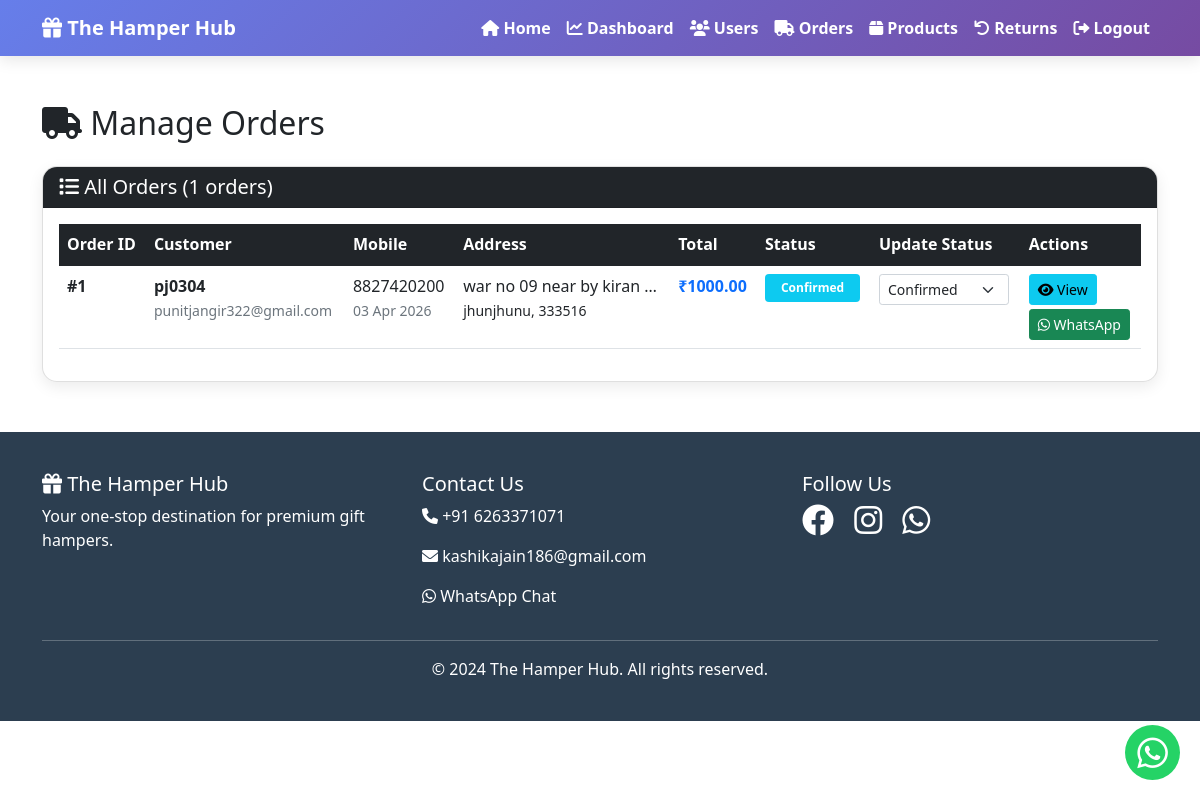
Screenshot of /admin-orders/ (signed in) with the database file from the repository.
### gift/models.py (models this page shows, shortened)
class Order(models.Model):
    STATUS_CHOICES = [
        ('pending', 'Pending'),
        ('confirmed', 'Confirmed'),
        ('shipped', 'Shipped'),
        ('delivered', 'Delivered'),
        ('cancelled', 'Cancelled'),
    ]
    user = models.ForeignKey(CustomUser, on_delete=models.CASCADE, related_name='orders')
    full_name = models.CharField(max_length=200)
    email = models.EmailField()
    mobile = models.CharField(max_length=15)
    address = models.TextField()
    city = models.CharField(max_length=100)
    pincode = models.CharField(max_length=10)
    total_amount = models.DecimalField(max_digits=10, decimal_places=2)
    status = models.CharField(max_length=20, choices=STATUS_CHOICES, default='pending')
    created_at = models.DateTimeField(auto_now_add=True)
    updated_at = models.DateTimeField(auto_now=True)

### gift/views.py (the view)
# urls.py: path('admin-orders/', views.admin_orders, name='admin_orders'),
@staff_member_required
def admin_orders(request):
    orders = Order.objects.all().order_by('-created_at')
    return render(request, 'gift/admin_orders.html', {'orders': orders})

### gift/templates/gift/admin_orders.html (shortened to what this page needs)
{% extends 'gift/base.html' %}
{% block content %}
<div class="container my-5">
    <h2 class="mb-4"><i class="fas fa-truck"></i> Manage Orders</h2>
    <div class="card">
        <div class="card-header bg-dark text-white">
            <h5 class="mb-0"><i class="fas fa-list"></i> All Orders ({{ orders|length }} orders)</h5>
        </div>
        <div class="card-body">
            <div class="table-responsive">
                <table class="table table-hover">
                    <thead class="table-dark">
                        <tr>
                            <th>Order ID</th>
                            <th>Customer</th>
                            <th>Mobile</th>
                            <th>Address</th>
                            <th>Total</th>
                            <th>Status</th>
                            <th>Update Status</th>
                            <th>Actions</th>
                        </tr>
                    </thead>
                    <tbody>
                        {% for order in orders %}
                        <tr>
                            <td><strong>#{{ order.id }}</strong></td>
                            <td>
                                <strong>{{ order.full_name }}</strong><br>
                                <small class="text-muted">{{ order.email }}</small>
                            </strong></td>
                            <td>{{ order.mobile }}<br>
                                <small class="text-muted">{{ order.created_at|date:"d M Y" }}</small>
                            </strong></td>
                            <td>
                                {{ order.address|truncatewords:6 }}<br>
                                <small>{{ order.city }}, {{ order.pincode }}</small>
                            </strong></strong></td>
                            <td><strong class="text-primary">₹{{ order.total_amount }}</strong></strong></td>
                            <td>
                                <span class="badge {% if order.status == 'pending' %}bg-warning{% elif order.status == 'confirmed' %}bg-info{% elif order.status == 'shipped' %}bg-primary{% elif order.status == 'delivered' %}bg-success{% else %}bg-danger{% endif %} px-3 py-2">
                                    {{ order.get_status_display }}
                                </span>
                            </strong></strong></td>
                            <td>
                                <form method="POST" action="{% url 'admin_update_order' order.id %}" style="display: inline;">
                                    <select name="status" class="form-select form-select-sm" style="width: 130px;" onchange="this.form.submit()">
                                        <option value="confirmed" {% if order.status == 'confirmed' %}selected{% endif %}>Confirmed</option>
                                    </select>
                                </form>
                            </strong></strong></td>
                            <td>
                                <button type="button" class="btn btn-info btn-sm view-order-btn" data-order-id="{{ order.id }}">
                                    <i class="fas fa-eye"></i> View
                                </button>
                                <br>
                                <a href="https://wa.me/91{{ order.mobile }}?text=Hello%20{{ order.full_name }}%2C%20Your%20order%20%23{{ order.id }}%20status%20is%20{{ order.status }}.%20For%20any%20query%20contact%20us."
                                   target="_blank" class="btn btn-success btn-sm mt-1">
                                    <i class="fab fa-whatsapp"></i> WhatsApp
                                </a>
                            </strong></td>
                        </tr>
                        {% endfor %}
                    </tbody>
                </table>
            </div>
        </div>
    </div>
</div>
{% endblock %}

### gift/static/css/style.css (style rules this page uses)
:root { --primary: #667eea; --secondary: #764ba2; }
.card { border-radius: 15px; overflow: hidden; transition: transform 0.3s; box-shadow: 0 5px 15px rgba(0, 0, 0, 0.08); }

### rows the page displays
Order: id "1", full_name "pj0304", email "punitjangir322@gmail.com", mobile "8827420200", created_at "03 Apr 2026", address "war no 09 near by kiran …", city "jhunjhunu", pincode "333516", total_amount "1000.00", status "Confirmed"

### other values shown
{{ orders|length }} "1"
